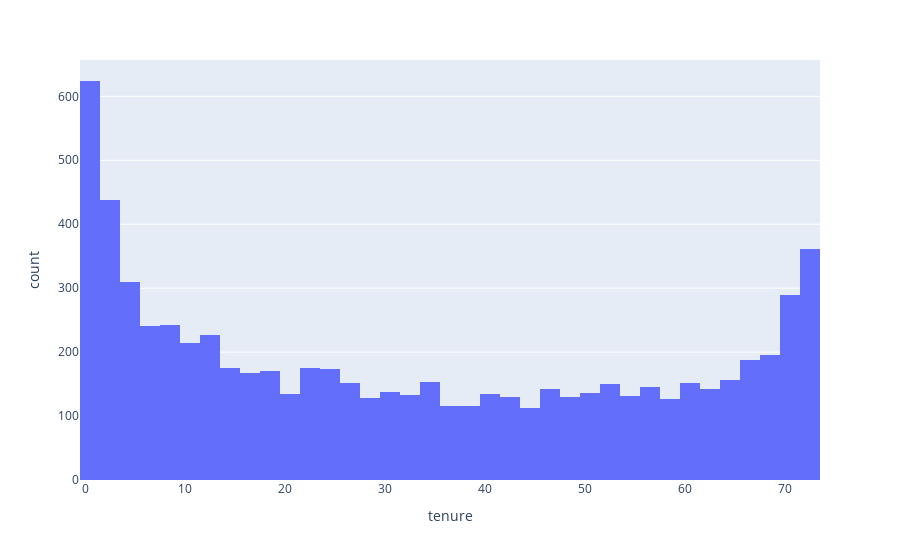

The notebook cell this image was saved under:
### Code cell
# Histogram of Service Tenure 
px.histogram(df,'tenure')   #Unit ?

### Figure 1 — Plotly figure (JSON) as saved in the notebook; plotly's stock layout.template omitted (floating-point values rounded to 4 significant figures; data arrays with more than 128 entries replaced by an {"elided": "..."} marker saying what was removed)
{"data": [{"alignmentgroup": "True", "bingroup": "x", "hovertemplate": "tenure=%{x}<br>count=%{y}<extra></extra>", "legendgroup": "", "marker": {"color": "#636efa", "pattern": {"shape": ""}}, "name": "", "offsetgroup": "", "orientation": "v", "showlegend": false, "type": "histogram", "x": {"elided": "7043 int values"}, "xaxis": "x", "yaxis": "y"}], "layout": {"barmode": "relative", "legend": {"tracegroupgap": 0}, "margin": {"t": 60}, "xaxis": {"anchor": "y", "domain": [0, 1], "title": {"text": "tenure"}}, "yaxis": {"anchor": "x", "domain": [0, 1], "title": {"text": "count"}}}}
